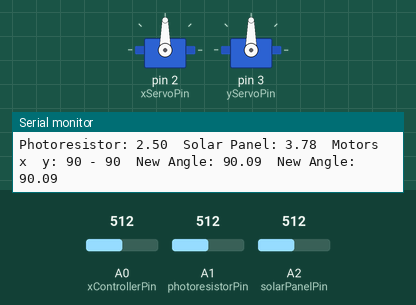
The sketch below on a simulated Arduino Uno, built with avr-gcc and run on an emulated ATmega328P. Parts: 2 × servo, the last lines printed to the serial monitor. The test bench sets the inputs (shaded band); at power-on: A0 (xControllerPin) = 512, A1 (photoresistorPin) = 512, A2 (solarPanelPin) = 512.

Above: at 1.2 s.
1.3 s: A0 (xControllerPin) set to 0
At 2.8 s:
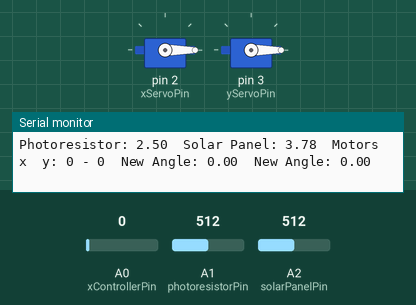
3.1 s: A0 (xControllerPin) set to 1023
At 4.5 s:
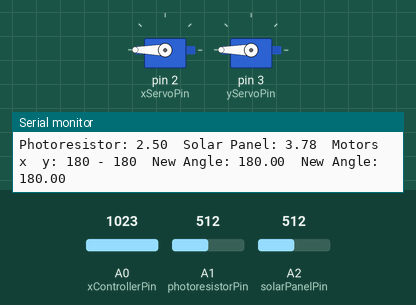
4.8 s: A0 (xControllerPin) set to 1013
At 5.6 s:
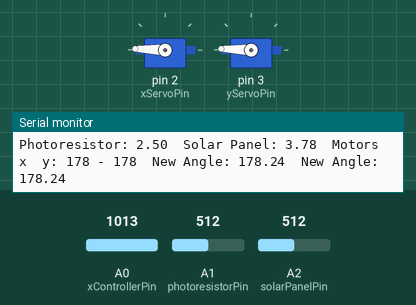
6.5 s: A0 (xControllerPin) set to 577
At 6.66 s:
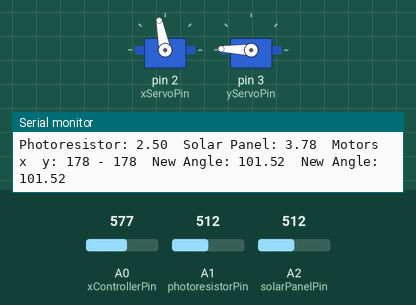
8.2 s: A0 (xControllerPin) set to 552
At 9.3 s:
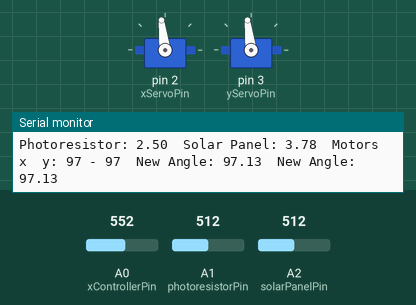
9.9 s: A0 (xControllerPin) set to 716
At 10.7 s:
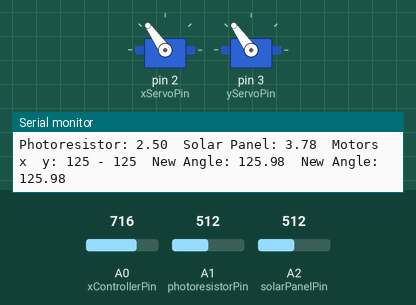
Timing chart, 0 to 12.7 s (numbered marks = the images above; inputs shaded):
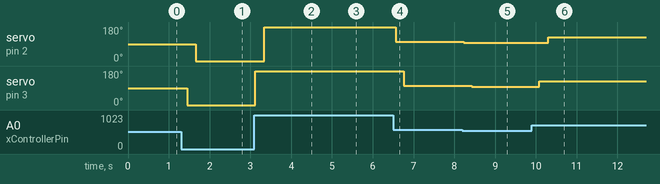

Measured:
- the behaviour switches between 569 and 568 on A0 (xControllerPin) (found by bisection; images 4 and 5)
- after the input at 1.3 s, servo on pin 2 (xServoPin): 90° → 0° after 0.36 s; servo on pin 3 (yServoPin): 90° → 0° after 0.15 s
- after the input at 3.1 s, servo on pin 2 (xServoPin): 0° → 180° after 0.24 s; servo on pin 3 (yServoPin): 0° → 180° at once
- after the input at 4.8 s, servo on pin 2 (xServoPin): 180° → 178° after 0.10 s; servo on pin 3 (yServoPin): 180° → 178° after 0.30 s
- after the input at 6.5 s, servo on pin 2 (xServoPin): 178° → 101° after 0.06 s; servo on pin 3 (yServoPin): 178° → 101° after 0.26 s
- after the input at 8.2 s, servo on pin 2 (xServoPin): 101° → 97° at once; servo on pin 3 (yServoPin): 101° → 97° after 0.23 s
- after the input at 9.9 s, servo on pin 2 (xServoPin): 97° → 125° after 0.40 s; servo on pin 3 (yServoPin): 97° → 125° after 0.18 s

The sketch:

Solar_Tracker.ino
```cpp
#include <Servo.h>

#define DBG_VERBOSE 1

// motors
Servo xServo;
const unsigned int xServoPin = 2, xControllerPin = A0;
unsigned int xCurrentAngle = 90;

Servo yServo;
const unsigned int yServoPin = 3, yControllerPin = A0;
unsigned int yCurrentAngle = 90;

// power collection and analysis variables
const unsigned int photoresistorPin = A1;
const unsigned int solarPanelPin = A2;

// .text

void setup()
{
	Serial.begin(9600);

	// setup the motors
	xServo.attach(xServoPin);
	xServo.write(xCurrentAngle);

	yServo.attach(yServoPin);
	yServo.write(yCurrentAngle);
}

/*
 * updates the position of the motor based on the ADC code of the controllerPin
 *
 * controllerPin:
 *	the pin whom's adc code dictates what angle the motor should be
 *	if the motor is continous then it dictates motor speed
 *
 * servo:
 *	the motor that needs to be moved/updated
 *
 * currentAngle:
 *	the current angle the motor is in
 */
void updateMotor(const unsigned int controllerPin, Servo& servo, unsigned int& currentAngle)
{

	// read the adc code from the potentiometer
	// converting it to an angle from 0 -> 180
	float newAngle = analogRead(controllerPin);	// get the voltage, on a 5v 0 - 1023 scale
	newAngle /= 1023;				// convert that voltage into a ratio
	newAngle *= 180;				// convert that ratio into an angle

#if DBG_VERBOSE
	Serial.print("New Angle: ");
	Serial.print(newAngle);
	Serial.print("\t");
#endif

	// update the servo, if required
	if(newAngle != currentAngle)
	{
		servo.write(newAngle);
		currentAngle = newAngle;
		delay(200);
	}
}

/*
 * gets the voltage from the ADC code of the specified analog pin
 *
 * analogPin:
 * 	the analog pin to get the ADC code from

 * return
 	the calculated voltage output
 */
double readVoltage(const unsigned int analogPin)
{
	double voltage = analogRead(analogPin);		// read the voltage, on a 5v 0 - 1023 scale
	voltage *= (5.0 / 1023.0);			// convert that ADC code  into the voltage divider's output voltage
	return voltage;					// reinterpret cast and return the voltage
}

/*
 * get the solar panel's voltage divider's voltage_in
 * using the ADC code from the entered analog pin
 *
 * analogPin
 * 	the analog pin to get the ADC code from
 *
 * return
 *	the calculated voltage output of the solar panel
 */
double readSolarPanel(const unsigned int analogPin)
{
	double voltage = readVoltage(analogPin);	// read the voltage of the voltage divider's output
	voltage *= 1.51;				// calculate voltage solar panel output voltage from voltage divider's output voltage
	return voltage;
}

void loop()
{
#if DBG_VERBOSE
	// photoresistor readings
	Serial.print("Photoresistor: ");
	Serial.print(readVoltage(photoresistorPin));
	Serial.print("\t");

	// Solar Panel ADC reading
	Serial.print("Solar Panel: ");
	Serial.print(readSolarPanel(solarPanelPin));
	Serial.print("\t");

	// Motor Positioning
	Serial.print("Motors x  y: ");
	Serial.print(xCurrentAngle);
	Serial.print(" - ");
	Serial.print(yCurrentAngle);
	Serial.print("\t");
#endif

	updateMotor(xControllerPin, xServo, xCurrentAngle);
	updateMotor(yControllerPin, yServo, yCurrentAngle);

#if DBG_VERBOSE
	Serial.print("\n");
#endif
}
```
